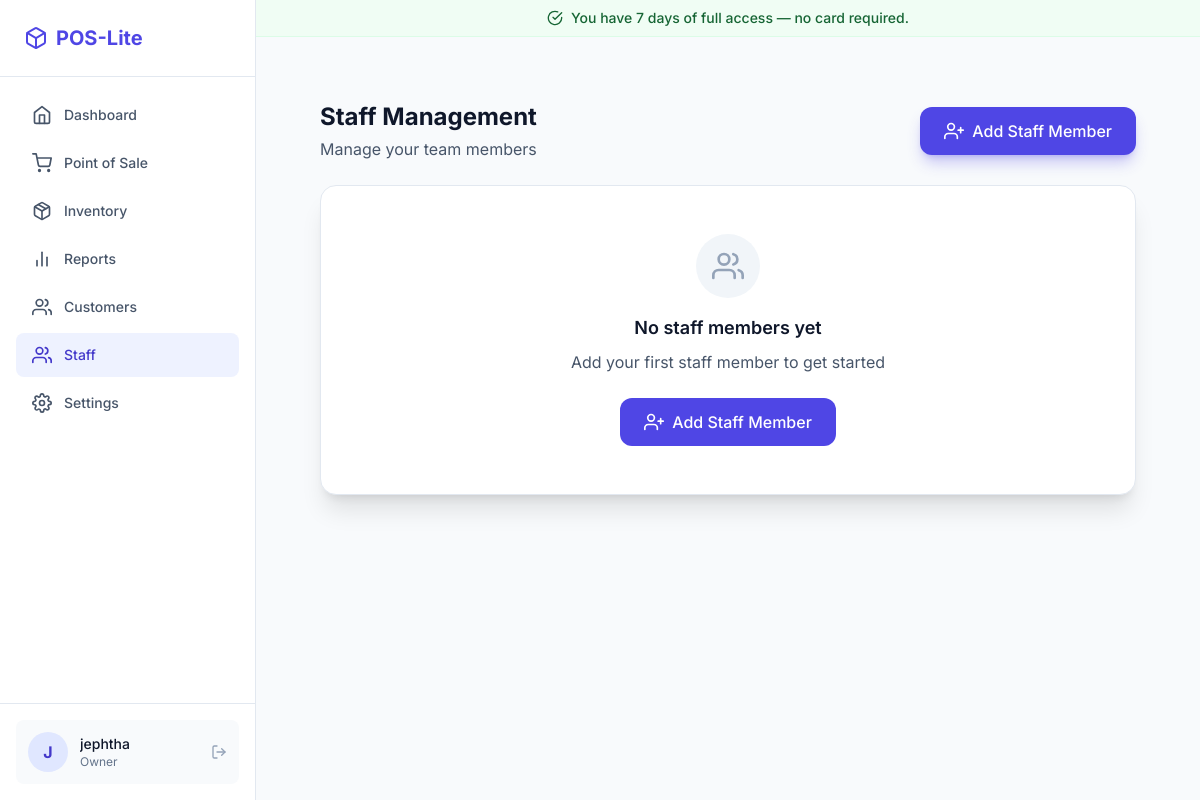
The page /auth/staff/ (signed in) on the database as committed earlier.
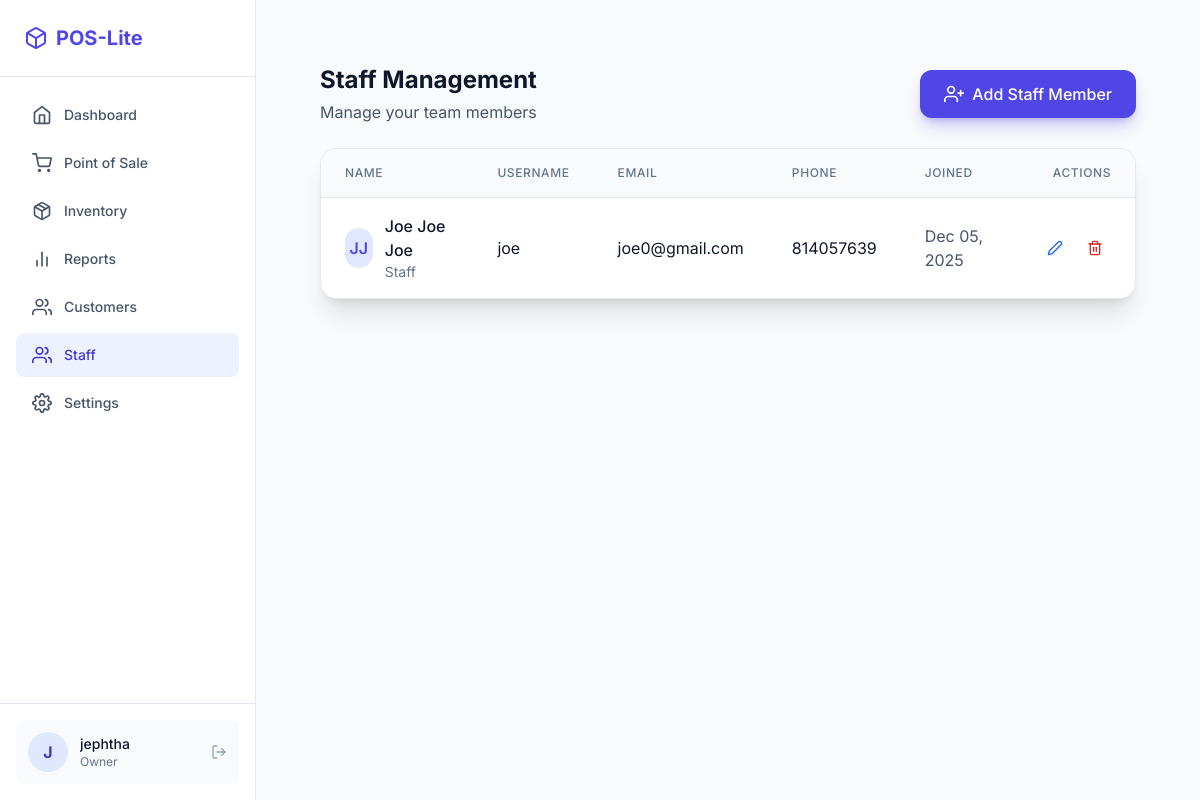
The same page on the database as committed later.
### users/models.py (models this page shows, shortened)
class User(AbstractUser):
    class Role(models.TextChoices):
        OWNER = "OWNER", "Owner"
        STAFF = "STAFF", "Staff"
    role = models.CharField(max_length=50, choices=Role.choices, default=Role.STAFF)
    phone = models.CharField(max_length=15, blank=True, null=True)
    class SubscriptionStatus(models.TextChoices):
        TRIAL = "TRIAL", "Trial"
        ACTIVE = "ACTIVE", "Active"
        EXPIRED = "EXPIRED", "Expired"
        GRACE = "GRACE", "Grace Period"
    subscription_status = models.CharField(
        max_length=20,
        choices=SubscriptionStatus.choices,
        default=SubscriptionStatus.TRIAL
    )
    trial_start_date = models.DateTimeField(default=timezone.now)
    subscription_end_date = models.DateTimeField(null=True, blank=True)

### users/views.py (the view)
# urls.py: path('staff/', views.staff_list, name='staff_list'),
@owner_required
def staff_list(request):
    staff_members = User.objects.filter(role='STAFF').order_by('-date_joined')
    context = {
        'staff_members': staff_members,
    }
    return render(request, 'users/staff_list.html', context)

### templates/users/staff_list.html (shortened to what the changed rows need)
{% extends 'layouts/app.html' %}  {% block content %}
<div class="p-4 sm:p-6 lg:p-8">
  <div
    class="flex flex-col sm:flex-row sm:items-center sm:justify-between mb-6"
  >
    <div>
      <h1 class="text-2xl font-bold text-slate-900 dark:text-white">
        Staff Management
      </h1>
    </div>
  </div>
  {% if staff_members %}
  <div
    class="bg-white dark:bg-slate-900 rounded-2xl shadow-xl border border-slate-200 dark:border-slate-800 overflow-hidden"
  >
    <div class="hidden md:block overflow-x-auto">
      <table class="w-full">
        <thead
          class="bg-slate-50 dark:bg-slate-800 border-b border-slate-200 dark:border-slate-700"
        >
          <tr>
            <th
              class="px-6 py-4 text-left text-xs font-medium text-slate-500 dark:text-slate-400 uppercase tracking-wider"
            >
              Name
            </th>
            <th
              class="px-6 py-4 text-left text-xs font-medium text-slate-500 dark:text-slate-400 uppercase tracking-wider"
            >
              Username
            </th>
            <th
              class="px-6 py-4 text-left text-xs font-medium text-slate-500 dark:text-slate-400 uppercase tracking-wider"
            >
              Email
            </th>
            <th
              class="px-6 py-4 text-left text-xs font-medium text-slate-500 dark:text-slate-400 uppercase tracking-wider"
            >
              Phone
            </th>
            <th
              class="px-6 py-4 text-left text-xs font-medium text-slate-500 dark:text-slate-400 uppercase tracking-wider"
            >
              Joined
            </th>
            <th
              class="px-6 py-4 text-right text-xs font-medium text-slate-500 dark:text-slate-400 uppercase tracking-wider"
            >
              Actions
            </th>
          </tr>
        </thead>
        <tbody class="divide-y divide-slate-200 dark:divide-slate-700">
          {% for staff in staff_members %}
          <tr
            class="hover:bg-slate-50 dark:hover:bg-slate-800/50 transition-colors"
          >
            <td class="px-6 py-4">
              <div class="flex items-center gap-3">
                <div
                  class="w-10 h-10 rounded-full bg-primary-100 dark:bg-primary-900/30 flex items-center justify-center"
                >
                  <span
                    class="text-primary-600 dark:text-primary-400 font-semibold"
                    >{{ staff.first_name.0 }}{{ staff.last_name.0 }}</span
                  >
                </div>
                <div>
                  <div class="font-medium text-slate-900 dark:text-white">
                    {{ staff.first_name }} {{ staff.last_name }}
                  </div>
                  <div class="text-sm text-slate-500 dark:text-slate-400">
                    Staff
                  </div>
                </div>
              </div>
            </td>
            <td class="px-6 py-4 text-slate-900 dark:text-white">
              {{ staff.username }}
            </td>
            <td class="px-6 py-4 text-slate-900 dark:text-white">
              {{ staff.email }}
            </td>
            <td class="px-6 py-4 text-slate-900 dark:text-white">
              {{ staff.phone|default:"-" }}
            </td>
            <td class="px-6 py-4 text-slate-600 dark:text-slate-400">
              {{ staff.date_joined|date:"M d, Y" }}
            </td>
            <td class="px-6 py-4">
              <div class="flex items-center justify-end gap-2">
                <a
                  href="{% url 'staff_edit' staff.id %}"
                  class="p-2 text-blue-600 hover:bg-blue-50 dark:hover:bg-blue-900/20 rounded-lg transition-colors"
                  title="Edit"
                >
                  <i data-feather="edit-2" class="w-4 h-4"></i>
                </a>
                <a
                  href="{% url 'staff_delete' staff.id %}"
                  class="p-2 text-red-600 hover:bg-red-50 dark:hover:bg-red-900/20 rounded-lg transition-colors"
                  title="Delete"
                >
                  <i data-feather="trash-2" class="w-4 h-4"></i>
                </a>
              </div>
            </td>
          </tr>
          {% endfor %}
        </tbody>
      </table>
    </div>
  </div>
  {% else %}
  <div
    class="bg-white dark:bg-slate-900 rounded-2xl shadow-xl border border-slate-200 dark:border-slate-800 p-12 text-center"
  >
    <div
      class="w-16 h-16 bg-slate-100 dark:bg-slate-800 rounded-full flex items-center justify-center mx-auto mb-4"
    >
      <i data-feather="users" class="w-8 h-8 text-slate-400"></i>
    </div>
    <h3 class="text-lg font-semibold text-slate-900 dark:text-white mb-2">
      No staff members yet
    </h3>
    <p class="text-slate-600 dark:text-slate-400 mb-6">
      Add your first staff member to get started
    </p>
    <a
      href="{% url 'staff_create' %}"
      class="inline-flex items-center gap-2 px-6 py-3 bg-primary-600 hover:bg-primary-700 text-white rounded-xl font-medium transition-colors"
    >
      <i data-feather="user-plus" class="w-5 h-5"></i>
      Add Staff Member
    </a>
  </div>
  {% endif %}
</div>
{% endblock %}

### templates/layouts/app.html (shortened to what the changed rows need)
{% extends 'base.html' %} {% block layout %}
<div class="flex h-screen overflow-hidden">
  <aside
    class="hidden md:flex flex-col w-64 border-r border-slate-200 dark:border-slate-800 bg-white dark:bg-slate-900"
  >
    <div class="p-6 border-b border-slate-200 dark:border-slate-800">
      <h1
        class="text-xl font-bold text-primary-600 dark:text-primary-400 flex items-center gap-2"
      >
        <i data-feather="box"></i> POS-Lite
      </h1>
    </div>
  </aside>
  <div class="flex-1 flex flex-col h-full overflow-hidden relative">
    {% if is_trial and not is_expired %}
    <div
      class="bg-green-50 dark:bg-green-900/20 border-b border-green-100 dark:border-green-900/30 px-4 py-2 text-center text-sm"
    >
      <p
        class="text-green-800 dark:text-green-300 font-medium flex items-center justify-center gap-2"
      >
        <i data-feather="check-circle" class="w-4 h-4"></i>
        <span
          >You have {{ days_left }} days of full access — no card
          required.</span
        >
      </p>
    </div>
    {% endif %}
    <main
      class="flex-1 overflow-y-auto overflow-x-hidden p-4 md:p-8 pb-24 md:pb-8"
    >
      <div id="main-content" class="max-w-7xl mx-auto w-full">
        {% block content %}{% endblock %}
      </div>
  </div>
</div>
{% endblock %}

Rows that differ between the two databases and show on the page:
added User: first_name.0 "J", last_name.0 "J", first_name "Joe", last_name "Joe Joe", username "joe", email "joe0@gmail.com", phone "814057639", date_joined "Dec 05, 2025"
Other text that changed with them:
{{ days_left }}: "7" → (not shown)
text no longer shown: "You have days of full access — no card required. No staff members yet Add your first staff member to get started Add Staff Member"
text now shown: "NAME USERNAME EMAIL PHONE JOINED ACTIONS"
